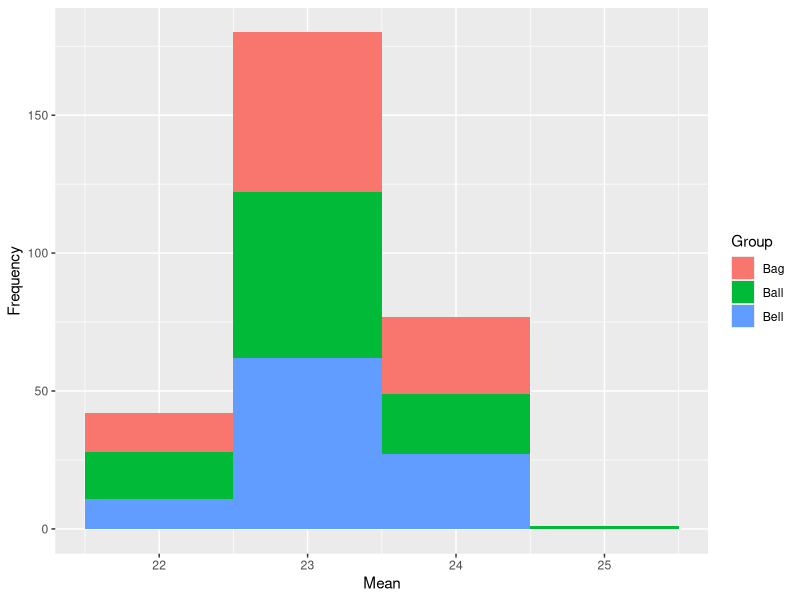

This chart was generated by the following R code:
## ---- chunk 1
knitr::opts_chunk$set(echo = TRUE)
## ---- chunk 2
z <- rbinom(n= 20,size=1, prob=0.5)# generates random numbers of zeroes and ones
count <- function(z_input) {
  counter <- 0
  for (i in 1:length(z_input)) {
    counter <- counter + as.numeric(z_input[i]==0)
  }
  return(counter)
}
count(z_input=z)
## ---- chunk 3
z <- rbinom(n= 10,size=1, prob=0.5)
counter <- sum(z==0) 
print(counter)
## ---- chunk 4
z <- function(row,col){
  ma <- matrix(nrow = row, ncol = col)
  for (i in 1:nrow(ma)){
    for(j in 1:ncol(ma)){
      ma[i,j] <- i * j
    }
  }
  return(ma)
}
z(row = 2, col=3)
## ---- chunk 5
nGroup <- c("Ball", "Bell","Bag")
nSize <- c(100,100,100) # number of observations in each group
nMean <- c(17,21,32) # mean of each group
nSD <- c(3.5,2.7,0.9)
Classroom <- c(rnorm(n=nSize[1],mean = nMean[1],sd=nSD[1]), 
               rnorm(n=nSize[2],mean = nMean[2],sd=nSD[2]),
               rnorm(n=nSize[3],mean = nMean[3],sd=nSD[3]))
TGroup <- rep(nGroup,nSize)
data1 <- data.frame(Classroom, TGroup)
print(data1)
 str(data1)
## ---- chunk 6
head(data1)
myfun <- function(data1) {
data1$Classroom <- sample(data1$Classroom)
nMean <- tapply(data1$Classroom,data1$TGroup,mean)
return(nMean)
}
NewMeans<- myfun(data1)
print(NewMeans)
## ---- chunk 7
Replicated <- data.frame(replicate = 1:100)
for (i in 1:100) {
  repeatNewMeans <- myfun(data1)
  Replicated[i, c("replicate", "BallMean", "BagMean", "BellMean")] <- c(i, repeatNewMeans)
}
print(head(Replicated))
## ---- chunk 8
library(ggplot2)
# Create a vector of means for each group
BallMeans <- Replicated$BallMean
BellMeans <- Replicated$BellMean
BagMeans <- Replicated$BagMean

# Combine means into a data frame
dataMeans <- data.frame(Group = rep(c("Ball", "Bell", "Bag"), each = 100),
                         Mean = c(BallMeans, BellMeans, BagMeans))

# Creating a histogram 
qplot(data = dataMeans, x = Mean, fill = Group, geom = "histogram", binwidth = 1,
      xlab = "Mean", ylab = "Frequency")
